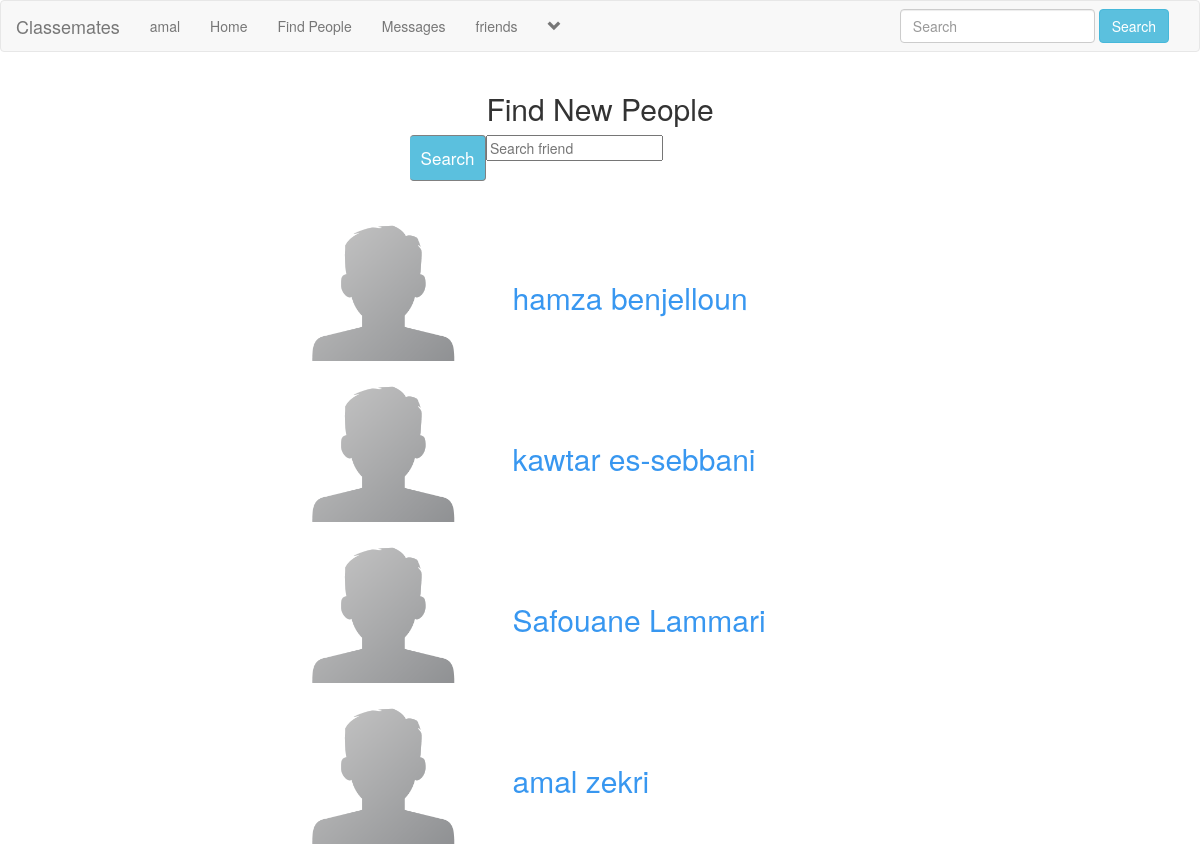
/members.php (signed in), run on the app's committed database.
### tables this page shows
CREATE TABLE `users` (
  `user_id` int(11) NOT NULL,
  `f_name` text NOT NULL,
  `l_name` text NOT NULL,
  `user_name` text NOT NULL,
  `describe_user` varchar(255) NOT NULL,
  `relationship` text NOT NULL,
  `user_pass` varchar(255) NOT NULL,
  `user_email` varchar(255) NOT NULL,
  `user_gender` text NOT NULL,
  `user_birthday` text NOT NULL,
  `user_image` varchar(255) NOT NULL,
  `user_cover` varchar(255) NOT NULL,
  `user_reg_date` timestamp NULL DEFAULT current_timestamp(),
  `status` text NOT NULL,
  `posts` text NOT NULL,
  `recovry_account` varchar(255) NOT NULL
);

### functions/functions.php (the view, shortened to what this page needs)
<?php
$con = mysqli_connect("localhost","root","","social_network") or die("Connection was not established");
	function search_user(){
		global $con;
		if(isset($_GET['search_user_btn'])){
			$search_query = htmlentities($_GET['search_user_btn']);
			$get_user = "select * from users where f_name like '%$search_query%' OR l_name like '%$search_query%' OR user_name like '%$search_query%' ";
		}else{
			$get_user = "select * from users";
		}
		$run_user = mysqli_query($con , $get_user);
		while($row_user=mysqli_fetch_array($run_user)){
			$user_id = $row_user['user_id'];
			$f_name = $row_user['f_name'];
			$l_name = $row_user['l_name'];
			$username = $row_user['user_name'];
			$user_image = $row_user['user_image'];
			echo"
			<div class='row'>
				<div class='col-sm-3'>
				</div>
				<div class='col-sm-6'>
					<div class='row' id='find_people'>
						<div class='col-sm-4'>
							<a href='user_profile.php?u_id=$user_id'>
							<img src='users/$user_image' width='150px' height='140px'
							title='$username' style='float:left; ,margin:1px;'/>
							</a>
						</div><br><br>
						<div class='col-sm-6'>
						 	<a style='text-decoration:none;cursor:pointer;color:#3897f0;' href='user_profile.php?u_id=$user_id'>
						 	<strong><h2>$f_name $l_name</h2></strong>
						 	</a>
						</div>
						<div class='col-sm-3'>
						</div>
					</div>
				</div>
				<div class='col-sm-4'>
				</div>
			</div><br>
			";
		}
	}
?>

### includes/header.php (shortened to what this page needs)
<?php
include("functions/functions.php");
?>
<nav class="navbar navbar-default">
	<div class="container-fluid">
		<div class="navbar-header">
			<a class="navbar-brand" href="home.php">Classemates</a>
		</div>
		<div class="collapse navbar-collapse" id="#bs-example-navbar-collapse-1">
	      <ul class="nav navbar-nav">
	      	<?php
			$user = $_SESSION['user_email'];
			$get_user = "select * from users where user_email='".$user."'";
			$run_user = mysqli_query($con,$get_user);
			$row=mysqli_fetch_array($run_user);
			$user_id = $row['user_id'];
			$first_name = $row['f_name'];
			$user_posts = "select * from posts where user_id='$user_id'";
			$run_posts = mysqli_query($con,$user_posts);
			$posts = mysqli_num_rows($run_posts);
			?>
	        <li><a href='profile.php?<?php echo "u_id=$user_id" ?>'><?php echo "$first_name"; ?></a></li>
	       	<li><a href="home.php">Home</a></li>
			<li><a href="members.php">Find People</a></li>
			<li><a href="messages.php?u_id=new">Messages</a></li>
			<li><a href="friends.php?u_id=new">friends</a></li>
					<?php
						echo"
						<li class='dropdown'>
							<a href='#' class='dropdown-toggle' data-toggle='dropdown' role='button' aria-haspopup='true' aria-expanded='false'><span><i class='glyphicon glyphicon-chevron-down'></i></span></a>
							<ul class='dropdown-menu'>
								<li>
									<a href='my_post.php?u_id=$user_id'>My Posts <span class='badge badge-secondary'>$posts</span></a>
								</li>
								<li role='separator' class='divider'></li>
								<li>
									<a href='logout.php'>Logout</a>
								</li>
							</ul>
						</li>
						";
					?>
			</ul>
			<ul class="nav navbar-nav navbar-right">
				<li class="dropdown">
					<form class="navbar-form navbar-left" method="get" action="results.php">
						<div class="form-group">
							<input type="text" class="form-control" name="user_query" placeholder="Search">
						</div>
						<button type="submit" class="btn btn-info" name="search">Search</button>
					</form>
				</li>
			</ul>
		</div>
	</div>
</nav>

### style/home_style2.css (style rules this page uses)
body { overflow-x: hidden; }

### data on the page
users: f_name "amal", user_image (picture), l_name "zekri"
users: user_image (picture), f_name "hamza", l_name "benjelloun"
users: user_image (picture), f_name "kawtar", l_name "es-sebbani"
users: user_image (picture), f_name "Safouane", l_name "Lammari"
